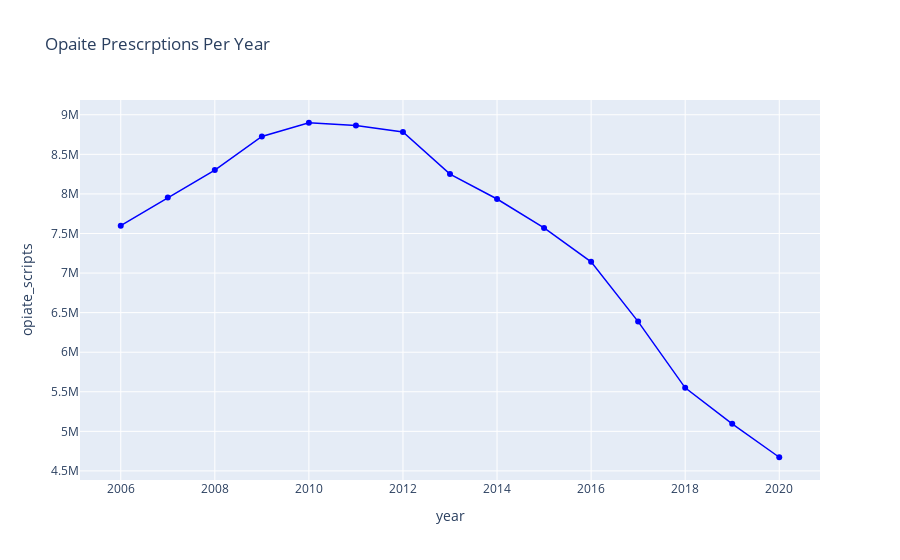

This figure's notebook cell:
### Code cell
#https://www.cdc.gov/drugoverdose/rxrate-maps/
fig = px.line(scripts, x="year", y="opiate_scripts", title='Opaite Prescrptions Per Year', markers=True ) 
fig.update_traces(line=dict(color="Blue", width=1.5))
fig.show()

### Figure 1 — Plotly figure (JSON) as saved in the notebook; plotly's stock layout.template omitted (floating-point values rounded to 4 significant figures)
{"data": [{"hovertemplate": "year=%{x}<br>opiate_scripts=%{y}<extra></extra>", "legendgroup": "", "line": {"color": "Blue", "dash": "solid", "width": 1.5}, "marker": {"symbol": "circle"}, "mode": "markers+lines", "name": "", "orientation": "v", "showlegend": false, "type": "scatter", "x": [2006, 2007, 2008, 2009, 2010, 2011, 2012, 2013, 2014, 2015, 2016, 2017, 2018, 2019, 2020], "xaxis": "x", "y": [7598182, 7954399, 8301322, 8726419, 8899184, 8863172, 8781703, 8250841, 7935559, 7569787, 7141529, 6386811, 5549903, 5094756, 4672795], "yaxis": "y"}], "layout": {"legend": {"tracegroupgap": 0}, "title": {"text": "Opaite Prescrptions Per Year"}, "xaxis": {"anchor": "y", "domain": [0, 1], "title": {"text": "year"}}, "yaxis": {"anchor": "x", "domain": [0, 1], "title": {"text": "opiate_scripts"}}}}
